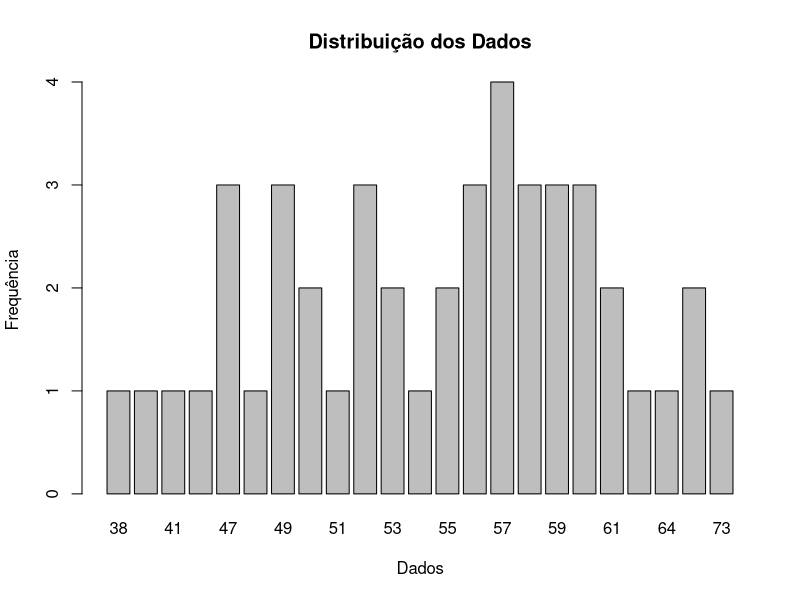
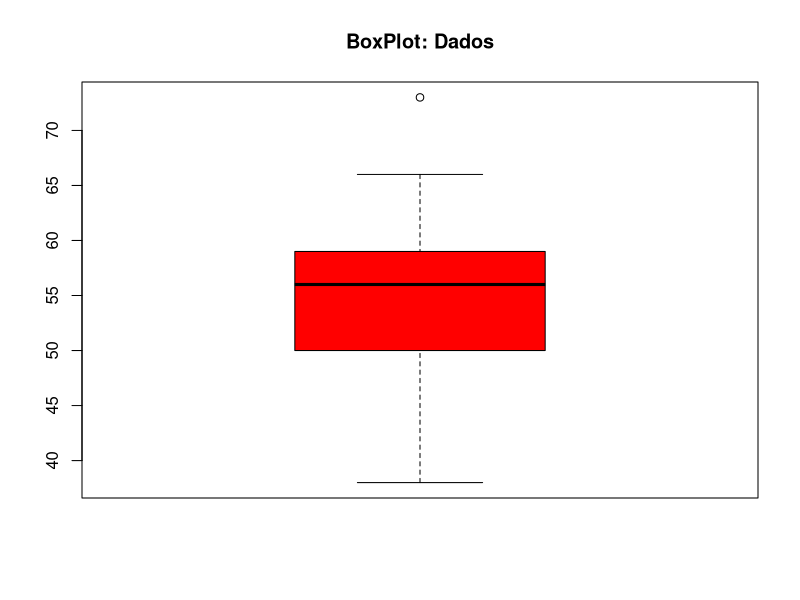

Write the R code that produced these figures, in order. (Note: this script raises an error after producing the figures.)
#---------------------------------------------------------------------------

#ALUNO: Honorato Thor
#CURSO: Engenharia de Computação

#---------------------------------------------------------------------------

#1ª QUESTÃO
Dados <- c(48, 58, 56, 63, 52, 50, 59, 51, 59, 38, 57, 56, 73, 61, 41,
           55, 49, 61, 49, 49, 52, 55, 60, 52, 54, 57, 47, 66, 60, 53,
           59, 50, 45, 57, 64, 56, 57, 60, 47, 58, 53, 58, 66, 47, 40)
#a) Gerar a tabela de distribuição de frequência:
Freq = table(c(Dados))

FreqAc <- cumsum(Freq) 
FreqRel <- prop.table(Freq) 
FreqRelAc <- cumsum(FreqRel)

TabResul = cbind(Freq, FreqAc, FreqRel = round(FreqRel*100, digits = 2), 
FreqRelAc = round(FreqRelAc*100, digits = 2))
#Gráfico:       
barplot(table(Dados),
        main = "Distribuição dos Dados",
        xlab = "Dados",
        ylab = "Frequência")

#b) Média, Desvio Padrão, Moda de Czuber, Mediana, Q3, P8, P50, P80, AP2 e K:
#Média:
mean(Dados)

#Desvio Padrão
sd(Dados, na.rm = TRUE)

#Moda Czuber
moda <- c(Freq)
names(Freq)[which.max(Freq)]

#Mediana
median(Dados)

#Q3 - Terceiro quartil (75%)
quantile(c(Dados), probs = 0.75, na.rm = TRUE)

#P8, P50, P80 - Percentis 8%, 50%, 80%
quantile(c(Dados), 0.08)
quantile(c(Dados), 0.5)
quantile(c(Dados), 0.8)


#AP2 - Coeficiente de assimetria de Pearson.
AP2 = 3 * (mean(Dados) - median(Dados))/sd(Dados); AP2

#K
NK <- round(1 + 3.322 * log10(length(Dados))); NK

#c) Gráfico BoxPlot
boxplot(c(Dados), 
        col = c("red", "yellow"),
        main = "BoxPlot: Dados",
        legend = TRUE)

#---------------------------------------------------------------------------

#2ª QUESTÃO
#a) Gráfico de barra e boxplot de óbitos:
barplot(Base_Covid_Alagoas$Seq,
        ylim = c(0,3000),
        xlab = "Tempo",
        ylab = "Quantidade de Óbitos",
        main = "Base de Óbitos COVID-19 AL",
        beside = TRUE,
        legend = TRUE)

boxplot(Seq~Ano, data = Base_Covid_Alagoas, col = c("red", "yellow"))

#b) Gráfico de barras mês a mês:
hist(Base_Covid_Alagoas$Mes,
     main = "Óbitos em Alagoas",
     xlab = "Mês",
     ylab = "Óbitos",
     col = 2,
     border = 3);

#c) Gráficos de óbitos por sexo:
barplot(table(Base_Covid_Alagoas$Sexo),
        legend = TRUE,
        col = 2:1,
        ylim = c(0,3000),
        xlab = "Sexo",
        ylab = "Quantidade",
        main = "Quantidade de óbitos por Sexo")

#d) Gráfico de obtidos por idade:
barplot(table(Base_Covid_Alagoas$Idade),
        legend = FALSE,
        col = 1:8,
        ylim = c(0,100),
        xlab = "Idade",
        ylab = "Quantidade",
        main = "Quantidade de óbitos por Idade")

#---------------------------------------------------------------------------

#3ª QUESTÃO
barplot(table(Base_Covid_Alagoas$Municipio),
        legend = TRUE,
        col = 1:8,
        ylim = c(0,250),
        xlab = "Municipios",
        ylab = "Óbitos",
        main = "Quantidade de óbitos por Municipio")
